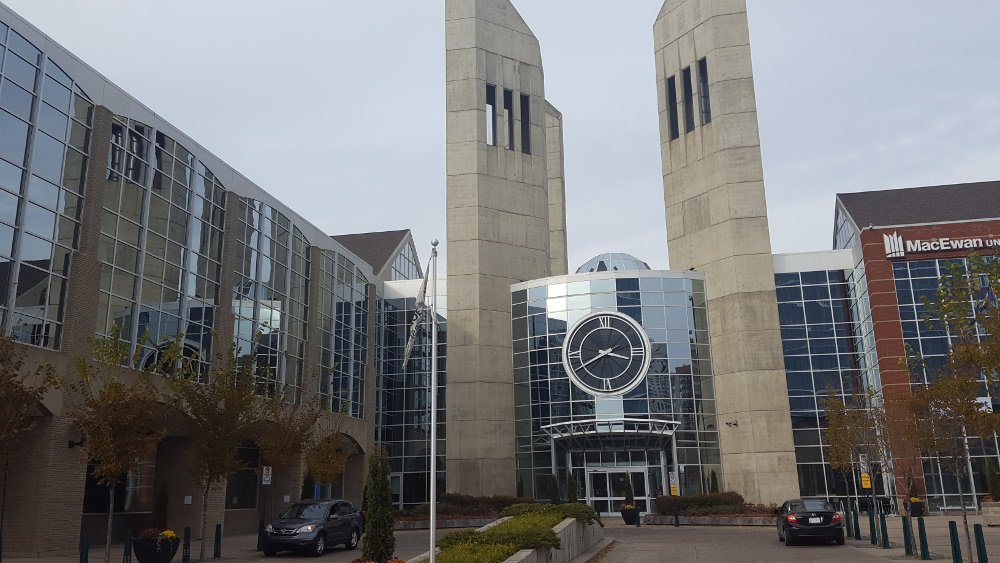
#> input picture A3-Image_Alignment_and_Panoramas/data_q2_panor/macew1.jpg, 1000 x 563 px
$ python q2Panorama.py   (Python 2 division)
#> lines starting #> are read from the running program, lines starting #| are printed output that depends on the picture
#Andre Driedger 1805536
#Prof: Dana Cobzas CMPT 399 Computer Vision

import numpy as np
import cv2

def detectAndDescribe(img, ftype='sift'):

    # intialize SIFT or ORB object, return keypoints and their descriptors
    if ftype == 'sift':
        sift = cv2.xfeatures2d.SIFT_create()
        return sift.detectAndCompute(img, None)
    if ftype == 'orb':
        orb = cv2.ORB_create()
        return orb.detectAndCompute(img, None)


def matchKeypoints(kp1, kp2, des1, des2, mtype, ftype='sift', ratio=0.75):

    # Find matches of features of both images
    # brute force matching
    if mtype == 0:
        bf = cv2.BFMatcher(cv2.NORM_L2, True)
        if ftype == 'orb':
            bf = cv2.BFMatcher(cv2.NORM_HAMMING, True)

        matches = bf.match(des1, des2)
        matches = sorted(matches, key = lambda x:x.distance)

        matches = matches[:int(len(matches)*ratio)]

    # ratio distance matching
    else:
        bf = cv2.BFMatcher(cv2.NORM_L2, False)
        if ftype == 'orb':
            bf = cv2.BFMatcher(cv2.NORM_HAMMING, False)

        matches = bf.knnMatch(des1, des2, k=2)
        good_match = []
        for m, n in matches:
            if m.distance < ratio*n.distance:
                good_match.append(m)

        matches = good_match

    # Reminder: Result of bf.match(des1,des2) is a list of DMatch objects.
    #   DMatch.distance - Distance between descriptors. The lower, the better it is.
    #   DMatch.trainIdx - Index of the descriptor (corresponds to the keypoint) in train descriptors
    #   DMatch.queryIdx - Index of the descriptor in query descriptors
    #   DMatch.imgIdx - Index of the train image.

    # Find a perspective transformation between two feature sets (planes)
    # (needs more than 4 matches to work)
    print "Matches found:", len(matches)
    if len(matches) > 4:
        # Extract location of matches in both images
        pts1 = np.zeros((len(matches), 2), dtype=np.float32)
        pts2 = np.zeros((len(matches), 2), dtype=np.float32)
        for y, m in enumerate(matches):
            pts1[y, :] = kp1[m.queryIdx].pt
            pts2[y, :] = kp2[m.trainIdx].pt

        # 0 - reg method using all points, RANSAC, LMEDS - Least-Median
        H, _ = cv2.findHomography(pts1, pts2, cv2.RANSAC)
        print "Homography: ", H

        return matches, H

    print "Error: Less than 5 matches were found"
    return 0, 0


def stitch(img1, img2):

    ft = 'orb'
    # Get keypoints and descriptors in each image
    kp1, des1 = detectAndDescribe(img1, ft)
    print "Keypoints found in first img:", len(kp1)
    kp2, des2 = detectAndDescribe(img2, ft)
    print "Keypoints found in second img:", len(kp2)
    # Get matches, homography from img2 -> img1
    matches, H = matchKeypoints(kp2, kp1, des2, des1, 1, ft, 0.75)
    # Visualize matches
    imgMatches = cv2.drawMatches(img2, kp2, img1, kp1, matches, None)
    #cv2.imshow('matches', imgMatches)

    # Dimensions of combined image adds widths but keeps max height
    out_x = img1.shape[1] + img2.shape[1]
    out_y = max(img1.shape[0], img2.shape[0])
    # Do perspective tranformation on second image
    img2warp = cv2.warpPerspective(img2, H, (out_x, out_y))
    #cv2.imshow('warp', img2warp)
    # Init master image
    masterImg = np.zeros((out_y, out_x), np.uint8)
    # Apply first image from left->right
    masterImg[:img1.shape[0], :img1.shape[1]] = img1
    # Create mask to dull pixels that will be combined
    mask = np.ones(img2warp.shape, np.float32)
    mask[(img2warp>0)*(masterImg>0)] = 2.0 #**here**
    # Add images, apply mask
    masterImg = (img2warp.astype(np.float32) + masterImg.astype(np.float32))/mask
    #cv2.imshow('master', masterImg.astype(np.uint8))
    #REMINDER: Homography calculates translation of img2 relative to img1

    return masterImg.astype(np.uint8), imgMatches

img1 = cv2.imread('data_q2_panor/macew1.jpg', 0)
#> img1: shape (563, 1000); min 0, max 255, mean 117.8
img2 = cv2.imread('data_q2_panor/macew6.jpg', 0)
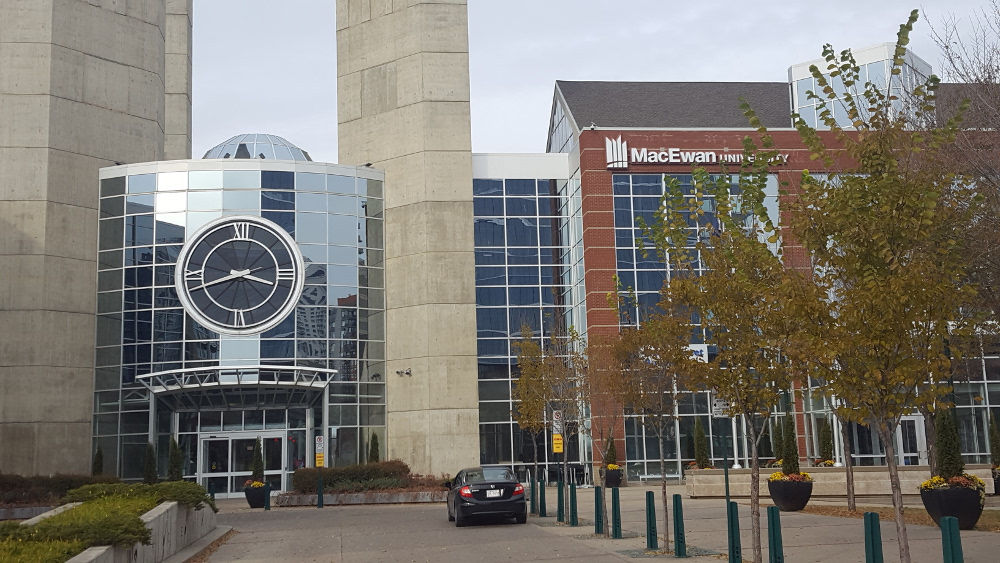
#> input picture A3-Image_Alignment_and_Panoramas/data_q2_panor/macew6.jpg, 1000 x 563 px
#> img2: shape (563, 1000); min 0, max 255, mean 120.6
img3 = cv2.imread('data_q2_panor/seoul1.jpg', 0)
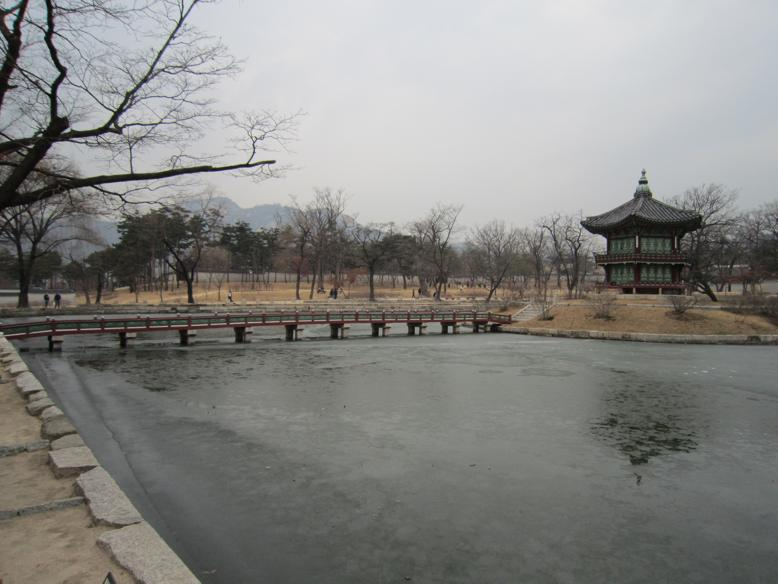
#> input picture A3-Image_Alignment_and_Panoramas/data_q2_panor/seoul1.jpg, 778 x 584 px
#> img3: shape (584, 778); min 0, max 235, mean 133
img4 = cv2.imread('data_q2_panor/seoul2.jpg', 0)
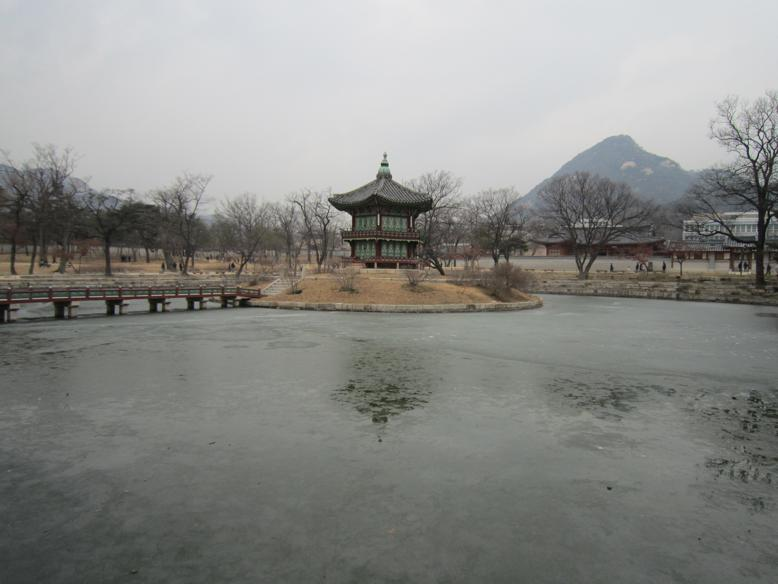
#> input picture A3-Image_Alignment_and_Panoramas/data_q2_panor/seoul2.jpg, 778 x 584 px
#> img4: shape (584, 778); min 6, max 231, mean 137.6
cv2.imshow('input1', img1)
cv2.imshow('input2', img2)
pano1, matches1 = stitch(img1, img2)
#> in stitch, `kp1, des1 = detectAndDescribe(img1, ft)`: kp1 = 500 keypoints; strongest (x, y, size): (966, 245, 31), (603, 319, 31), (934, 245, 31), (946, 243, 31)
#| Keypoints found in first img: 500
#> in stitch, `kp2, des2 = detectAndDescribe(img2, ft)`: kp2 = 500 keypoints; strongest (x, y, size): (245, 225, 31), (187, 276, 31), (240, 225, 31), (699, 158, 31)
#| Keypoints found in second img: 500
#> in matchKeypoints, `matches = bf.knnMatch(des1, des2, k=2)`: matches = 500 matches
#> after the loop in matchKeypoints, `for m, n in matches:`: good_match = 141 matches
#| Matches found: 141
#> in matchKeypoints, `pts1 = np.zeros((len(matches), 2), dtype=np.float32)`: pts1 = 141 pairs, first value 0 to 0, second value 0 to 0
#> the loop in matchKeypoints, `for y, m in enumerate(matches):` made 141 passes
#> after the loop in matchKeypoints, `for y, m in enumerate(matches):`: pts1 = 141 pairs, first value 118.2 to 686.9, second value 136.9 to 495.6; pts2 = 141 pairs, first value 522.5 to 954, second value 233.3 to 522
#> in matchKeypoints, `H, _ = cv2.findHomography(pts1, pts2, cv2.RANSAC)`: H = [[0.448, -0.0208, 444], [-0.126, 0.604, 182.6], [-0.000293, -0.000105, 1]]
#| Homography:  [[ 4.48339438e-01 -2.07728349e-02  4.44030961e+02]
#|  [-1.26188098e-01  6.03801809e-01  1.82598304e+02]
#|  [-2.93235512e-04 -1.04600295e-04  1.00000000e+00]]
#> in stitch, `matches, H = matchKeypoints(kp2, kp1, des2, des1, 1, ft, 0.75)`: matches = 141 matches
#> in stitch, `imgMatches = cv2.drawMatches(img2, kp2, img1, kp1, matches, None)`:
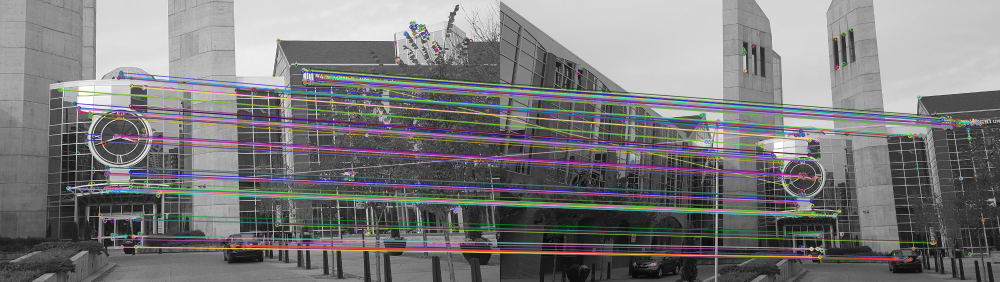
#> imgMatches: shape (563, 2000, 3) (shown at 1/2 size); mean of channels 0, 1, 2 122.8, 121.9, 122.7; drawn as B, G, R
#> in stitch, `masterImg = (img2warp.astype(np.float32) + masterImg.astype(np.float32..`:
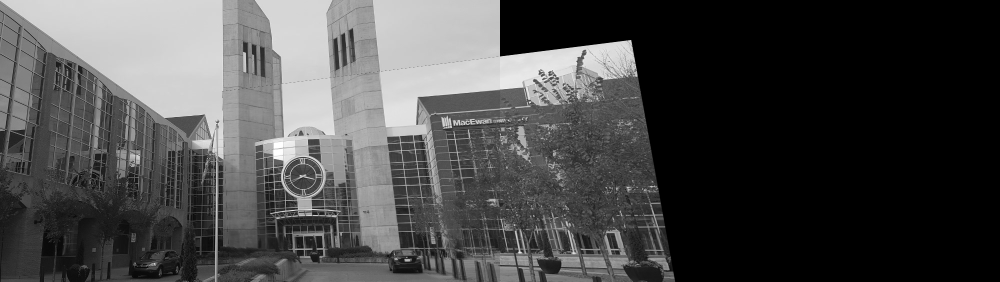
#> masterImg: shape (563, 2000) float32 (shown at 1/2 size); min 0, max 255, mean 73.4
pano2, matches2 = stitch(img3, img4)
#> in stitch (call 2), `kp1, des1 = detectAndDescribe(img1, ft)`: kp1 = 500 keypoints; strongest (x, y, size): (49, 92, 31), (111, 113, 31), (248, 162, 31), (247, 163, 37.2)
#| Keypoints found in first img: 500
#> in stitch (call 2), `kp2, des2 = detectAndDescribe(img2, ft)`: kp2 = 500 keypoints; strongest (x, y, size): (381, 164, 31), (387, 164, 31), (349, 216, 53.6), (745, 142, 31)
#| Keypoints found in second img: 500
#> in matchKeypoints (call 2), `matches = bf.knnMatch(des1, des2, k=2)`: matches = 500 matches
#> after the loop in matchKeypoints (call 2), `for m, n in matches:`: good_match = 108 matches
#| Matches found: 108
#> the loop in matchKeypoints (call 2), `for y, m in enumerate(matches):` made 108 passes
#| Homography:  [[ 5.84068445e-01  2.07730371e-02  2.83242477e+02]
#|  [-1.61521994e-01  8.59552002e-01  6.54760259e+01]
#|  [-5.37391306e-04  1.40116795e-05  1.00000000e+00]]
#> in stitch (call 2), `matches, H = matchKeypoints(kp2, kp1, des2, des1, 1, ft, 0.75)`: H = [[0.584, 0.0208, 283.2], [-0.162, 0.86, 65.48], [-0.000537, 1.4e-05, 1]]
#> in stitch (call 2), `imgMatches = cv2.drawMatches(img2, kp2, img1, kp1, matches, None)`:
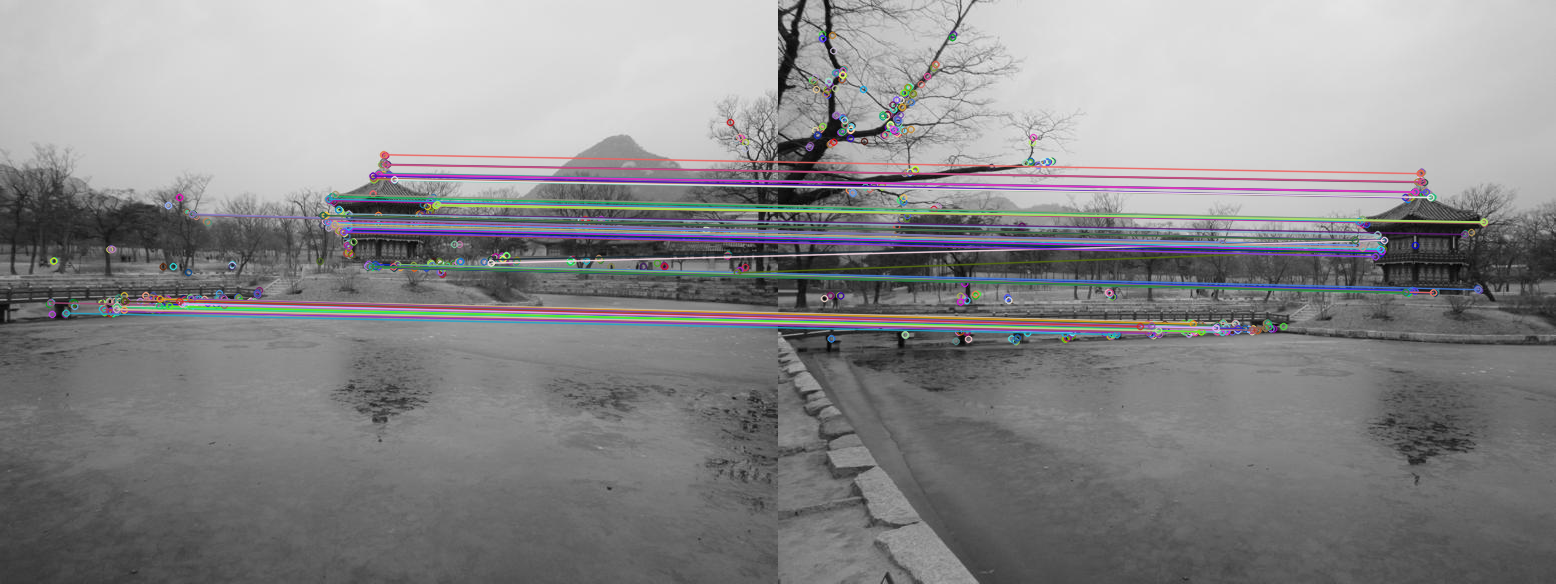
#> imgMatches: shape (584, 1556, 3); mean of channels 0, 1, 2 137.9, 136.6, 137.1; drawn as B, G, R
#> in stitch (call 2), `masterImg = (img2warp.astype(np.float32) + masterImg.astype(np.float32..`:
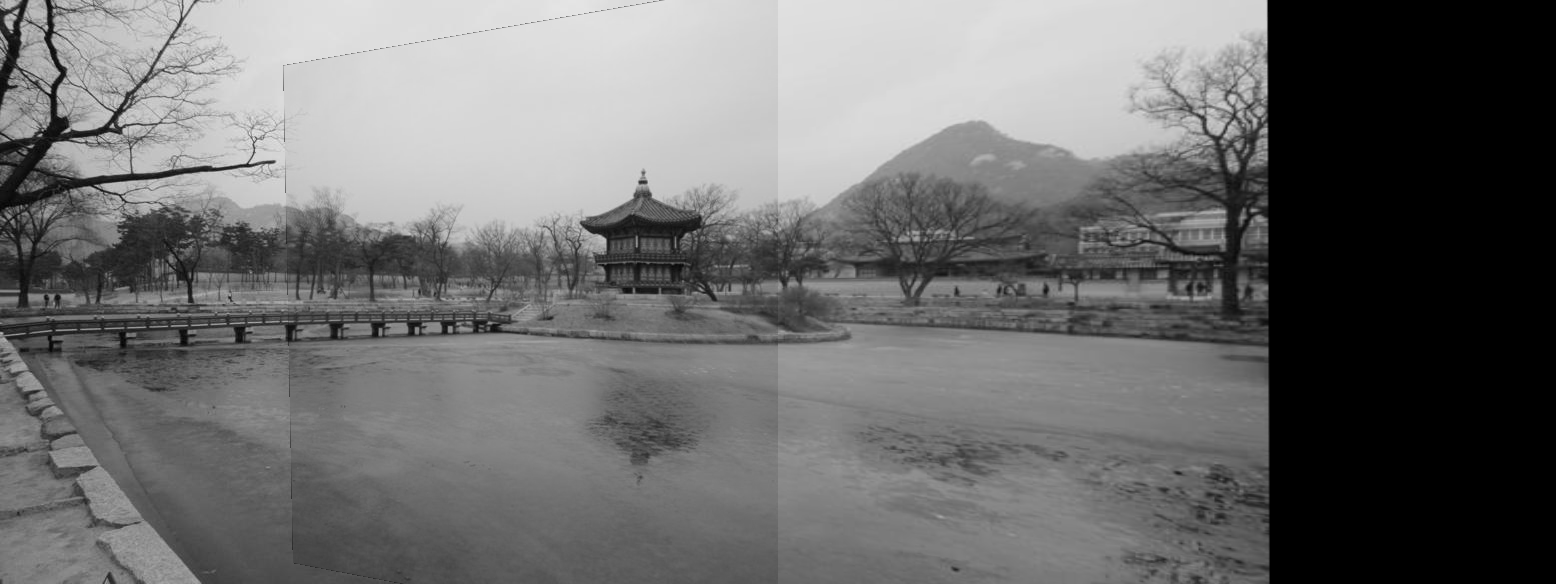
#> masterImg: shape (584, 1556) float32; min 0, max 235, mean 109.5
cv2.imshow('matches1', matches1)
cv2.imshow('pano1_macewan_orb_ratioDistance_RANSAC', pano1)
cv2.imshow('matches2', matches2)
cv2.imshow('pano2_seoul', pano2)
cv2.waitKey()
